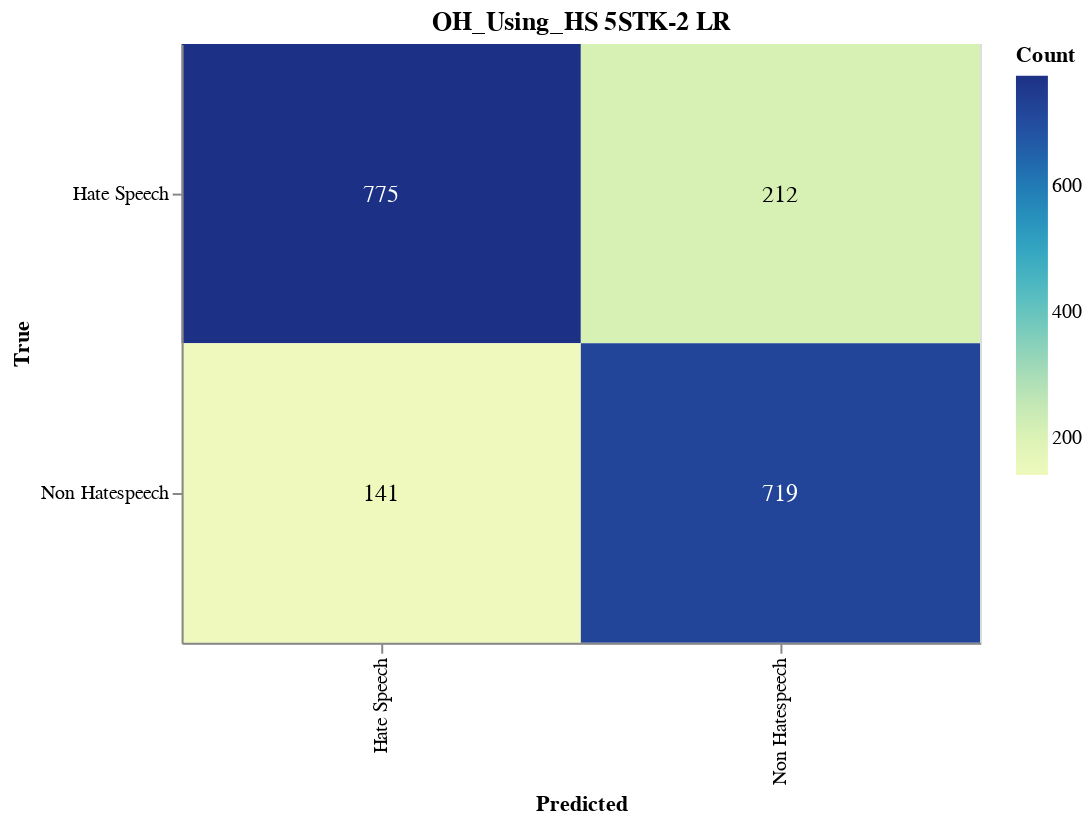

Notebook code cell kept with this figure:
### Markdown cell above
#### Save CM

### Code cell
import altair as alt
import altair_saver
import pandas as pd
from sklearn.metrics import confusion_matrix

# Calculate the confusion matrix
cm = confusion_matrix(y_val, adjusted_predictions)

# Define class names
class_names = ['Hate Speech', 'Non Hatespeech']

# Convert confusion matrix to DataFrame
cm_df = pd.DataFrame(cm, index=class_names, columns=class_names).reset_index().melt(id_vars='index')
cm_df.columns = ['True', 'Predicted', 'Count']

# Ensure the order of categories
cm_df['True'] = pd.Categorical(cm_df['True'], categories=class_names, ordered=True)
cm_df['Predicted'] = pd.Categorical(cm_df['Predicted'], categories=class_names, ordered=True)

# Create the Altair plot
heatmap = alt.Chart(cm_df).mark_rect().encode(
    x=alt.X('Predicted:O', sort=class_names),
    y=alt.Y('True:O', sort=class_names),
    color='Count:Q',
    tooltip=['True', 'Predicted', 'Count']
).properties(
    width=400,
    height=300,
    title='OH_Using_HS 5STK-2 LR'
)

# Add text labels
text = heatmap.mark_text(
    align='center',
    baseline='middle',
    fontSize=12
).encode(
    text='Count:Q',
    color=alt.condition(
        alt.datum.Count > cm.max() / 2,
        alt.value('white'),
        alt.value('black')
    )
)

# Combine heatmap and text
final_chart = heatmap + text

# Display the plot
final_chart.show()

### Figure 1 — Vega-Lite specification as saved in the notebook (floating-point values rounded to 4 significant figures)
{"config": {"view": {"continuousWidth": 300, "continuousHeight": 300}}, "layer": [{"mark": {"type": "rect"}, "encoding": {"color": {"field": "Count", "type": "quantitative"}, "tooltip": [{"field": "True", "type": "ordinal"}, {"field": "Predicted", "type": "ordinal"}, {"field": "Count", "type": "quantitative"}], "x": {"field": "Predicted", "sort": ["Hate Speech", "Non Hatespeech"], "type": "ordinal"}, "y": {"field": "True", "sort": ["Hate Speech", "Non Hatespeech"], "type": "ordinal"}}, "title": "OH_Using_HS 5STK-2 LR"}, {"mark": {"type": "text", "align": "center", "baseline": "middle", "fontSize": 12}, "encoding": {"color": {"condition": {"test": "(datum.Count > 387.5)", "value": "white"}, "value": "black"}, "text": {"field": "Count", "type": "quantitative"}, "tooltip": [{"field": "True", "type": "ordinal"}, {"field": "Predicted", "type": "ordinal"}, {"field": "Count", "type": "quantitative"}], "x": {"field": "Predicted", "sort": ["Hate Speech", "Non Hatespeech"], "type": "ordinal"}, "y": {"field": "True", "sort": ["Hate Speech", "Non Hatespeech"], "type": "ordinal"}}, "title": "OH_Using_HS 5STK-2 LR"}], "data": {"name": "data-ce095991d486c9d38b957b444ec735c4"}, "height": 300, "width": 400, "$schema": "https://vega.github.io/schema/vega-lite/v5.17.0.json", "datasets": {"data-ce095991d486c9d38b957b444ec735c4": [{"True": "Hate Speech", "Predicted": "Hate Speech", "Count": 775}, {"True": "Non Hatespeech", "Predicted": "Hate Speech", "Count": 141}, {"True": "Hate Speech", "Predicted": "Non Hatespeech", "Count": 212}, {"True": "Non Hatespeech", "Predicted": "Non Hatespeech", "Count": 719}]}}
